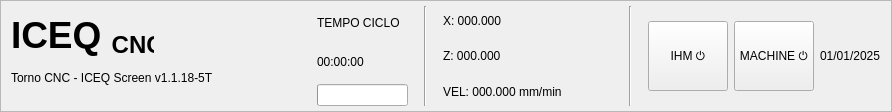
     <widget class="QFrame" name="frm_top_area">
      <property name="frameShape">
       <enum>QFrame::StyledPanel</enum>
      </property>
      <property name="frameShadow">
       <enum>QFrame::Raised</enum>
      </property>
      <layout class="QHBoxLayout" name="lay_top_area">
       <property name="leftMargin">
        <number>10</number>
       </property>
       <property name="topMargin">
        <number>5</number>
       </property>
       <property name="rightMargin">
        <number>10</number>
       </property>
       <property name="bottomMargin">
        <number>5</number>
       </property>
       <item>
        <widget class="QWidget" name="widget_2" native="true">
         <property name="minimumSize">
          <size>
           <width>270</width>
           <height>0</height>
          </size>
         </property>
         <widget class="QLabel" name="label">
          <property name="geometry">
           <rect>
            <x>0</x>
            <y>60</y>
            <width>270</width>
            <height>23</height>
           </rect>
          </property>
          <property name="minimumSize">
           <size>
            <width>270</width>
            <height>0</height>
           </size>
          </property>
          <property name="text">
           <string>Torno CNC - ICEQ Screen v1.1.18-5T</string>
          </property>
         </widget>
         <widget class="QLabel" name="lbl_logo_iceq">
          <property name="geometry">
           <rect>
            <x>0</x>
            <y>0</y>
            <width>143</width>
            <height>60</height>
           </rect>
          </property>
          <property name="minimumSize">
           <size>
            <width>0</width>
            <height>60</height>
           </size>
          </property>
          <property name="maximumSize">
           <size>
            <width>16777215</width>
            <height>60</height>
           </size>
          </property>
          <property name="text">
           <string>&lt;html&gt;&lt;head/&gt;&lt;body&gt;&lt;p&gt;&lt;span style=&quot; font-size:28pt; font-weight:600;&quot;&gt;ICEQ &lt;/span&gt;&lt;span style=&quot; font-size:28pt; font-weight:600; vertical-align:sub;&quot;&gt;CNC&lt;/span&gt;&lt;/p&gt;&lt;/body&gt;&lt;/html&gt;</string>
          </property>
         </widget>
        </widget>
       </item>
       <item>
        <spacer name="spc_header_center">
         <property name="orientation">
          <enum>Qt::Horizontal</enum>
         </property>
         <property name="sizeHint" stdset="0">
          <size>
           <width>30</width>
           <height>15</height>
          </size>
         </property>
        </spacer>
       </item>
       <item>
        <widget class="QWidget" name="w_cycle_top" native="true">
         <layout class="QVBoxLayout" name="lay_cycle_top">
          <property name="leftMargin">
           <number>0</number>
          </property>
          <property name="topMargin">
           <number>0</number>
          </property>
          <property name="rightMargin">
           <number>10</number>
          </property>
          <property name="bottomMargin">
           <number>0</number>
          </property>
          <item>
           <widget class="QLabel" name="lbl_cycle_title_top">
            <property name="text">
             <string>TEMPO CICLO</string>
            </property>
           </widget>
          </item>
          <item>
           <widget class="QLabel" name="lbl_cycle_time_top">
            <property name="text">
             <string>00:00:00</string>
            </property>
           </widget>
          </item>
          <item>
           <widget class="QProgressBar" name="prg_cycle_top">
            <property name="minimum">
             <number>0</number>
            </property>
            <property name="maximum">
             <number>100</number>
            </property>
            <property name="value">
             <number>0</number>
            </property>
            <property name="textVisible">
             <bool>false</bool>
            </property>
           </widget>
          </item>
         </layout>
        </widget>
       </item>
       <item>
        <widget class="QFrame" name="line_top_sep1">
         <property name="frameShape">
          <enum>QFrame::VLine</enum>
         </property>
         <property name="frameShadow">
          <enum>QFrame::Sunken</enum>
         </property>
        </widget>
       </item>
       <item>
        <widget class="QWidget" name="w_coords_top" native="true">
         <property name="minimumSize">
          <size>
           <width>190</width>
           <height>100</height>
          </size>
         </property>
         <layout class="QVBoxLayout" name="lay_coords_top">
          <property name="leftMargin">
           <number>10</number>
          </property>
          <property name="topMargin">
           <number>0</number>
          </property>
          <property name="rightMargin">
           <number>10</number>
          </property>
          <property name="bottomMargin">
           <number>0</number>
          </property>
          <item>
           <widget class="QLabel" name="lbl_hdr_x">
            <property name="text">
             <string>X: 000.000</string>
            </property>
           </widget>
          </item>
          <item>
           <widget class="QLabel" name="lbl_hdr_z">
            <property name="text">
             <string>Z: 000.000</string>
            </property>
           </widget>
          </item>
          <item>
           <widget class="QLabel" name="lbl_hdr_vel">
            <property name="text">
             <string>VEL: 000.000 mm/min</string>
            </property>
           </widget>
          </item>
         </layout>
        </widget>
       </item>
       <item>
        <widget class="QFrame" name="line_top_sep2">
         <property name="frameShape">
          <enum>QFrame::VLine</enum>
         </property>
         <property name="frameShadow">
          <enum>QFrame::Sunken</enum>
         </property>
        </widget>
       </item>
       <item>
        <widget class="QWidget" name="w_buttons_top" native="true">
         <layout class="QHBoxLayout" name="lay_buttons_top">
          <property name="leftMargin">
           <number>10</number>
          </property>
          <property name="topMargin">
           <number>0</number>
          </property>
          <property name="rightMargin">
           <number>0</number>
          </property>
          <property name="bottomMargin">
           <number>0</number>
          </property>
          <item>
           <widget class="QPushButton" name="btn_ihm_off_top">
            <property name="minimumSize">
             <size>
              <width>0</width>
              <height>70</height>
             </size>
            </property>
            <property name="text">
             <string>IHM ⏻</string>
            </property>
           </widget>
          </item>
          <item>
           <widget class="QPushButton" name="btn_machine_off_top">
            <property name="minimumSize">
             <size>
              <width>0</width>
              <height>70</height>
             </size>
            </property>
            <property name="text">
             <string>MACHINE ⏻</string>
            </property>
           </widget>
          </item>
          <item>
           <widget class="QLabel" name="lbl_clock_date">
            <property name="text">
             <string>01/01/2025</string>
            </property>
           </widget>
          </item>
         </layout>
        </widget>
       </item>
      </layout>
     </widget>
